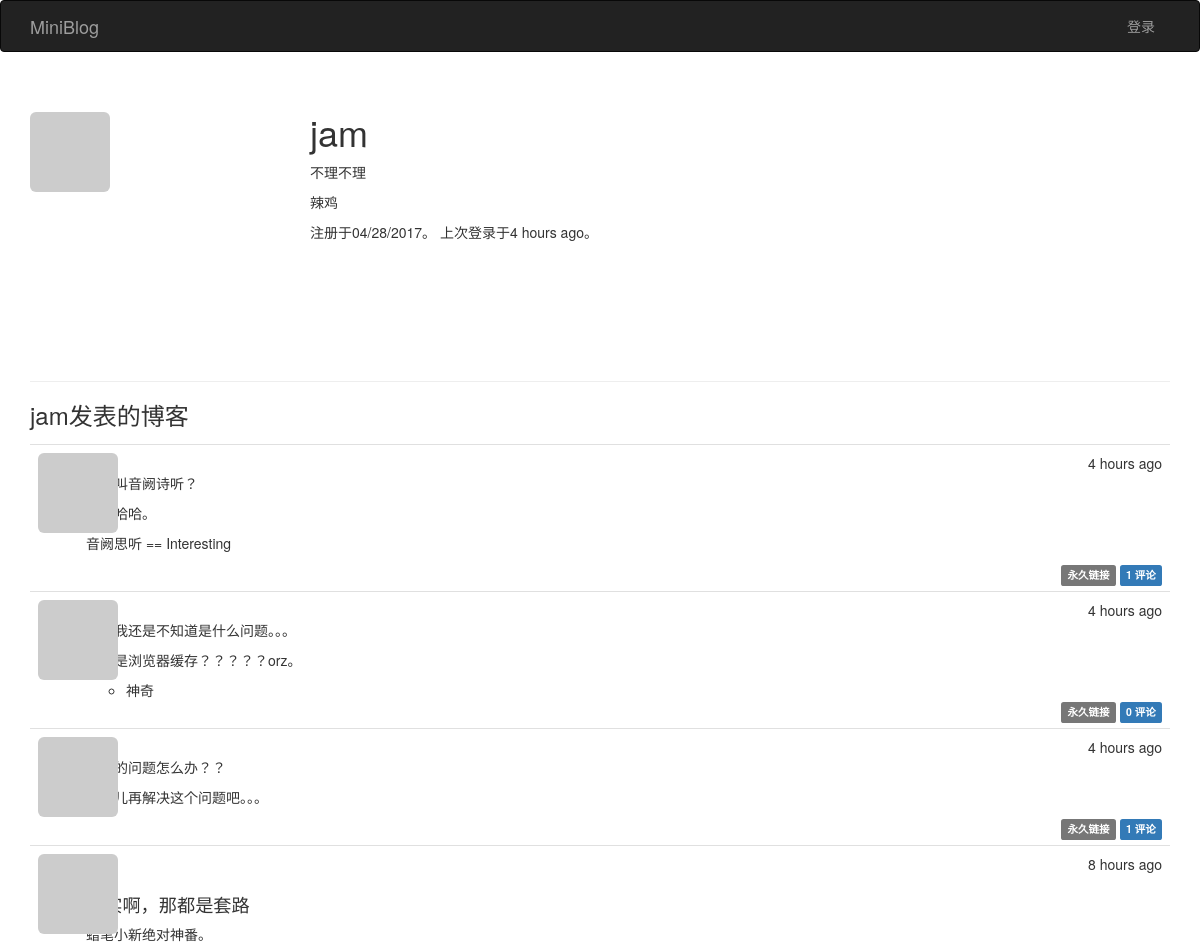
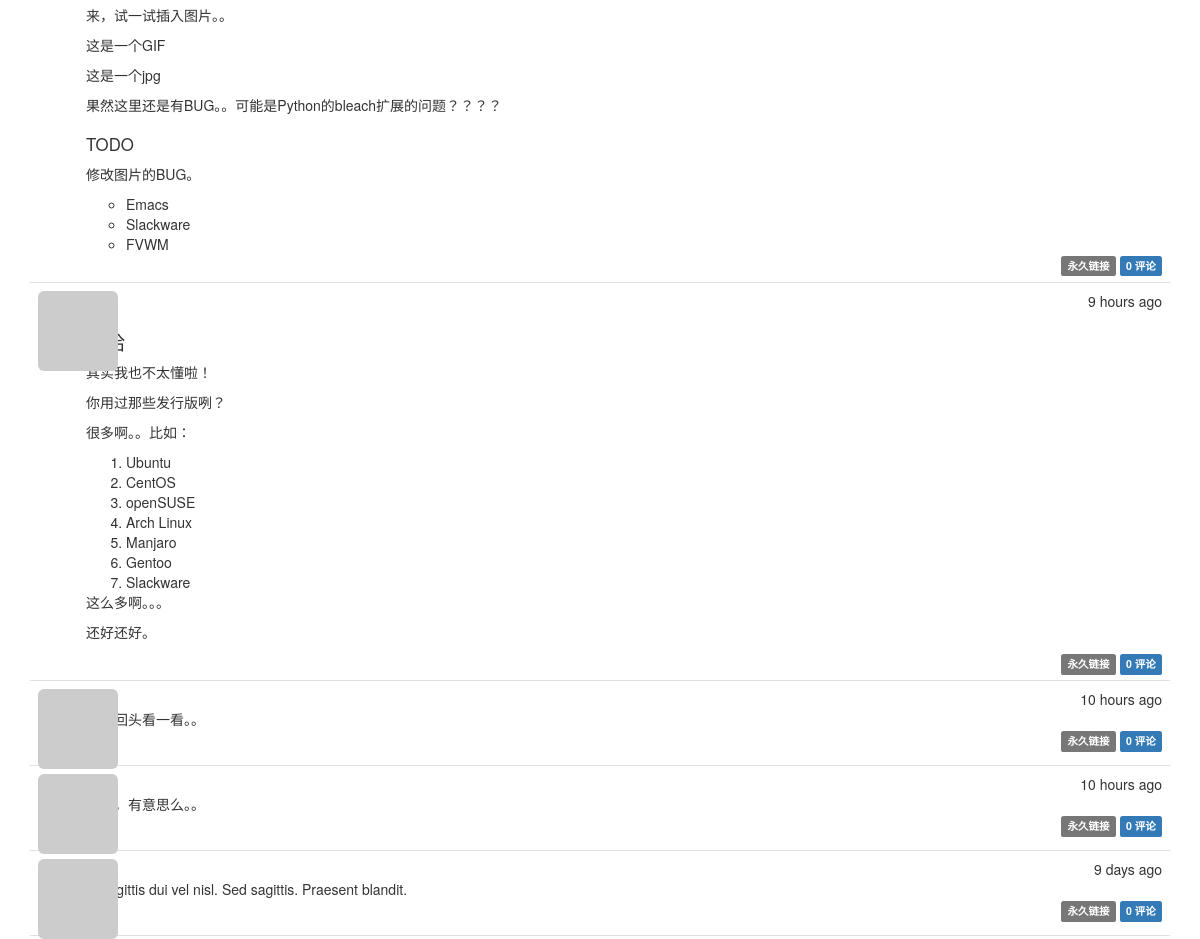
Screenshot of /user/jam with the database file from the repository (2 pictures, top to bottom).
### app/models.py (models this page shows, shortened)
class User(UserMixin, db.Model):
    __tablename__ = 'users'
    id = db.Column(db.Integer, primary_key=True)
    role_id = db.Column(db.Integer, db.ForeignKey('roles.id'))
    posts = db.relationship('Post', backref='author', lazy='dynamic')
    comments = db.relationship('Comment', backref='author', lazy='dynamic')
    username = db.Column(db.String(64), unique=True, index=True)
    email = db.Column(db.String(64), unique=True, index=True)
    password_hash = db.Column(db.String(128))
    confirmed = db.Column(db.Boolean, default=False)
    name = db.Column(db.String(64))
    about_me = db.Column(db.Text())
    location = db.Column(db.String(64))
    member_since = db.Column(db.DateTime(), default=datetime.utcnow)
    last_seen = db.Column(db.DateTime(), default=datetime.utcnow)
    avatar_hash = db.Column(db.String(32))
    def gravatar(self, size=100, default='identicon', rating='g'):
        if request.is_secure:
            url = 'https://0.gravatar.com/avatar'
        else:
            url = 'http://0.gravatar.com/avatar'
        hash = self.avatar_hash or hashlib.md5(
            self.email.encode('utf-8')).hexdigest()
        return '{url}/{hash}?s={size}&d={default}&r={rating}'.format(
            url=url, hash=hash, size=size, default=default, rating=rating)
    @property
    def password(self):
        raise AttributeError('password is not a readable attribute')

class Post(db.Model):
    __tablename__ = 'posts'
    id = db.Column(db.Integer, primary_key=True)
    author_id = db.Column(db.Integer, db.ForeignKey('users.id'))
    comments = db.relationship('Comment', backref='post', lazy='dynamic')
    body = db.Column(db.Text)
    timestamp = db.Column(db.DateTime, index=True, default=datetime.utcnow)
    body_html = db.Column(db.Text)

### app/main/views.py (the view)
@main.route('/user/<username>')
def user(username):
    user = User.query.filter_by(username=username).first()
    if not user:
        abort(404)
    posts = user.posts.order_by(Post.timestamp.desc()).all()
    return render_template('user.html', user=user, posts=posts)

### app/auth/views.py (called while the page is built)
@auth.before_app_request
def before_request():
    if current_user.is_authenticated:
        current_user.ping()
        if not current_user.confirmed and request.endpoint[:
                                                           5] != 'auth.' and request.endpoint != 'static':
            return redirect(url_for('auth.unconfirmed'))

### app/main/__init__.py (called while the page is built)
@main.app_context_processor
def inject_permissions():
    return dict(Permission=Permission)

### app/models.py (called while the page is built)
    def is_administrator(self):
        return False

### app/templates/user.html (shortened to what this page needs)
{% extends "base.html" %}
{% block page_content %}
  <div class="page-header">
    <img class="img-rounded profile-thumbnail" src="{{ user.gravatar(size=256) }}">
    <div class="profile-header">
      <h1>{{ user.username }}</h1>
      {% if user.name or user.location %}
	<p>
	  {% if user.name %}
	    {{ user.name }}
	  {% endif %}
	</p>
      {% endif %}
      {% if user.about_me %}
	<p>
	  {{ user.about_me }}
	</p>
      {% endif %}
      <p>
	注册于{{ moment(user.member_since).format('L') }}。
	上次登录于{{ moment(user.last_seen).fromNow() }}。
      </p>
    </div>
  </div>
  <h3>{{ user.username }}发表的博客</h3>
  {% include '_posts.html' %}
{% endblock page_content %}

### app/templates/base.html (shortened to what this page needs)
{% extends "bootstrap/base.html" %}
{% block head %}
  {{ super() }}
  <link rel="stylesheet" type="text/css" href="{{ url_for('static', filename='style.css') }}">
{% endblock head %}
{% block navbar %}
  <div class="navbar navbar-inverse" role="navigation">
    <div class="container">
      <div class="navbar-header">
        <a class="navbar-brand" href="/">MiniBlog</a>
      </div>
      <div class="navbar-collapse collapse">
	<ul class="nav navbar-nav navbar-right">
	  {% if current_user.is_authenticated %}
	    <li><a href="{{ url_for('main.user', username=current_user.username) }}">账户</a></li>
	  <li><a href="{{ url_for('auth.logout') }}">登出</a></li>
	{% else %}
	  <li><a href="{{ url_for('auth.login') }}">登录</a></li>
	{% endif %}
	</ul>
      </div>
    </div>
  </div>
{% endblock %}
{% block content %}
  <div class="container">
    {% block page_content %}
    {% endblock page_content %}
  </div>
{% endblock %}

### app/templates/_posts.html (shortened to what this page needs)
<ul class="posts">
  {% for post in posts %}
  <li class="post">
    <div class="post-thumbnail">
      <a href="{{ url_for('.user', username=post.author.username) }}">
	<img class="img-rounded profile-thumbnail" alt="" src="{{ post.author.gravatar(size=40) }}"/>
      </a>
    </div>
    <div class="post-date">
      {{ moment(post.timestamp).fromNow() }}
    </div>
    <div class="post-author">
      <a href="{{ url_for('.user', username=post.author.username) }}">
      </a>
    </div>
    <div class="post-content">
      {% if post.body_html %}
	{{ post.body_html | safe }}
      {% else %}
	{{ post.body }}
      {% endif %}
      <div class="post-footer">
	<a href="{{ url_for('.post', id=post.id) }}"><span class="label label-default">永久链接</span></a>
	<a href="{{ url_for('.post', id=post.id) }}#comments">
	  <span class="label label-primary">
	    {{ post.comments.count() }} 评论
	  </span>
	</a>
      </div>
    </div>
  </li>
  {% endfor %}
</ul>

### app/static/style.css (style rules this page uses)
.profile-thumbnail { position: absolute; }
.profile-header { min-height: 260px; margin-left: 280px; }
ul.posts { list-style-type: none; padding: 0px; margin: 16px 0px 0px 0px; border-top: 1px solid #e0e0e0; }
ul.posts li.post { padding: 8px; border-bottom: 1px solid #e0e0e0; }
div.post-date { float: right; }
div.post-author { font-weight: bold; margin-left: 48px; }
div.post-thumbnail { position: absolute; }
div.post-content { margin-left: 48px; min-height: 48px; }
div.post-footer { text-align: right; }
.post-content h1 { font-size: 140%; }
.post-content h2 { font-size: 130%; }
.post-content h3 { font-size: 120%; }

### rows the page displays
User: username "jam", name "不理不理", about_me "辣鸡", member_since "04/28/2017", last_seen "4 hours ago"
Post: timestamp "4 hours ago", body_html "好像叫音阙诗听？ 哈哈哈哈。 音阙思听 == Interesting", comments.count "1"
Post: timestamp "4 hours ago", body_html "然而我还是不知道是什么问题。。。 可能是浏览器缓存？？？？？orz。 神奇", comments.count "0"
Post: timestamp "4 hours ago", body_html "中文的问题怎么办？？ 等会儿再解决这个问题吧。。。", comments.count "1"
Post: timestamp "8 hours ago", body_html "其实啊，那都是套路 蜡笔小新绝对神番。 来，试一试插入图片。。 这是一个GIF 这是一个jpg 果然这里还是有BUG。。可能是Python的bleach扩展的问题？？？？ TODO 修改图片的BUG。 Emacs Slackware FVWM", comments.count "0"
Post: timestamp "9 hours ago", body_html "其实我也不太懂啦！ 你用过那些发行版咧？ 很多啊。。比如： Ubuntu CentOS openSUSE Arch Linux Manjaro Gentoo Slackware 这么多啊。。。 还好还好。", comments.count "0"
Post: timestamp "10 hours ago", body "那我回头看一看。。", comments.count "0"
Post: timestamp "10 hours ago", body "哈哈，有意思么。。", comments.count "0"
Post: timestamp "9 days ago", body "In sagittis dui vel nisl. Sed sagittis. Praesent blandit.", comments.count "0"
